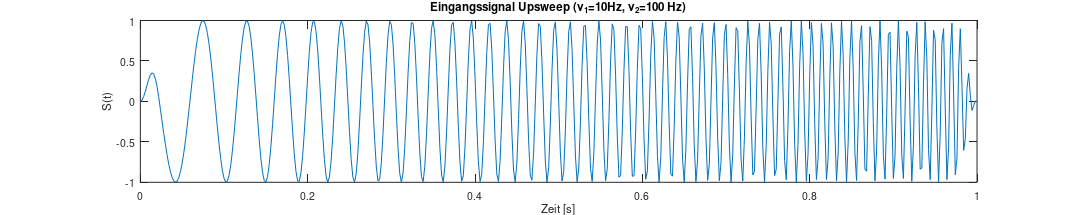
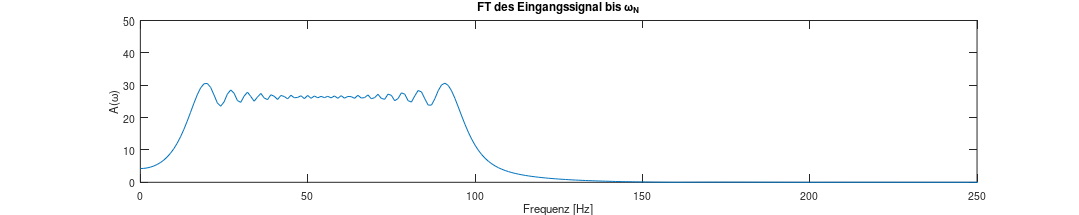
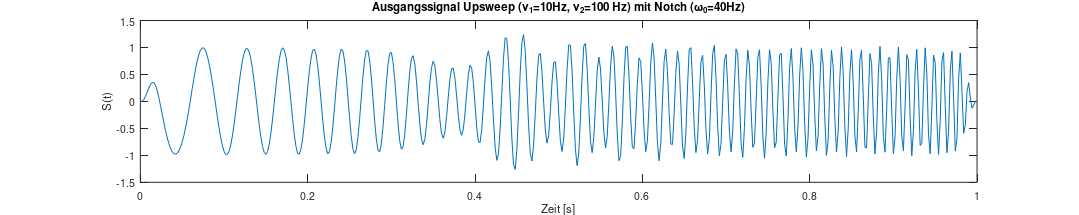
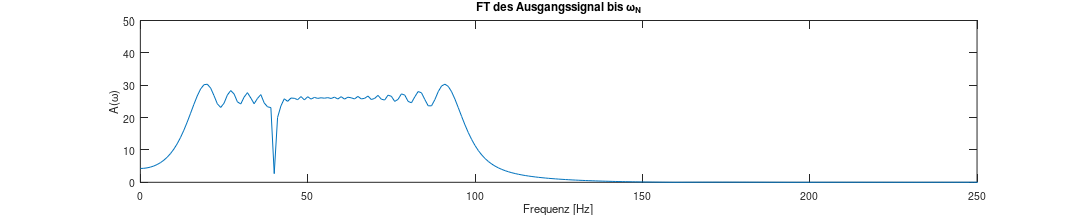

MATLAB code to generate these figures, in order:
function VDIGA2()
%VDIGA2 Summary of this function goes here
%   Detailed explanation goes here

clc
clear all 
close all

eps = 1e-2;
w0 = 40;
fN = 250;

r = 1 + eps;
dt = 1/(2*fN);
w=2*pi*w0*dt;


a(1) = r^(-2);              % a0
a(2) = -2*cos(w)*r^(-2);    % a1
a(3) = r^(-2);              % a2
b(2) = -2*cos(w)*r^(-1);    % b1
b(3) = r^(-2);              % b2

v(1)= 10;
v(2)= 100;
T=1;
t = 0:dt:T;
n=length(t);

x=chirp(t,v(1),T,v(2)).*tukeywin(n,.05)';
%x=sin(2*pi*(v(1)+(v(2)-v(1))/(2*T).*t).*t).*tukeywin(n,.05)';

Fig1=figure(1);
set(Fig1,'position',[0,0,2000, 400]);
set(Fig1,'PaperPositionMode','Auto') 
plot(t,x)
xlabel('Zeit [s]','Fontsize',16)
ylabel('S(t)','Fontsize',16)
title('Eingangssignal Upsweep (\nu_1=10Hz, \nu_2=100 Hz)','Fontsize',18)
set(gca,'FontSize',14)
print -dpng Signal2.png



Fig2=figure(2);
set(Fig2,'position',[0,0,2000, 400]);
set(Fig2,'PaperPositionMode','Auto') 
plot(t*2*fN,abs(fft(x)))
axis([0 250 0 50])
xlabel('Frequenz [Hz]','Fontsize',16)
ylabel('A(\omega)','Fontsize',16)
title('FT des Eingangssignal bis \omega_N','Fontsize',18)
set(gca,'FontSize',14)
print -dpng Signal_fft2.png

y = zeros(1,n);

for k = 3 : n-2
    y(k) = a(1) * x(k) + a(2) * x(k-1) + a(3) * x(k-2) -  b(2) * y(k-1) - b(3) * y(k-2);
end;

Fig3=figure(3);
set(Fig3,'position',[0,0,2000, 400]);
set(Fig3,'PaperPositionMode','Auto') 
plot(t,y)
xlabel('Zeit [s]','Fontsize',16)
ylabel('S(t)','Fontsize',16)
title('Ausgangssignal Upsweep (\nu_1=10Hz, \nu_2=100 Hz) mit Notch (\omega_0=40Hz)','Fontsize',18)
set(gca,'FontSize',14)
print -dpng Signal_filter2.png

Fig4=figure(4);
set(Fig4,'position',[0,0,2000, 400]);
set(Fig4,'PaperPositionMode','Auto') 
plot(t*2*fN,abs(fft(y)))
axis([0 250 0 50])
xlabel('Frequenz [Hz]','Fontsize',16)
ylabel('A(\omega)','Fontsize',16)
title('FT des Ausgangssignal bis \omega_N','Fontsize',18)
set(gca,'FontSize',14)
print -dpng Signal_filter_fft2.png

Fig5=figure(5);
set(Fig5,'position',[0,0,2000, 400]);
set(Fig5,'PaperPositionMode','Auto') 
plot(t*2*fN,1+(abs(fft(y))-abs(fft(x)))/(25))
axis([0 250 0 1])
xlabel('Frequenz [Hz]','Fontsize',16)
ylabel('|f^{quer}|','Fontsize',16)
title('Uebertragungsfunktion des Filters bis \omega_N','Fontsize',18)
set(gca,'FontSize',14)
print -dpng Signal_filter_uebertrag2.png

end


